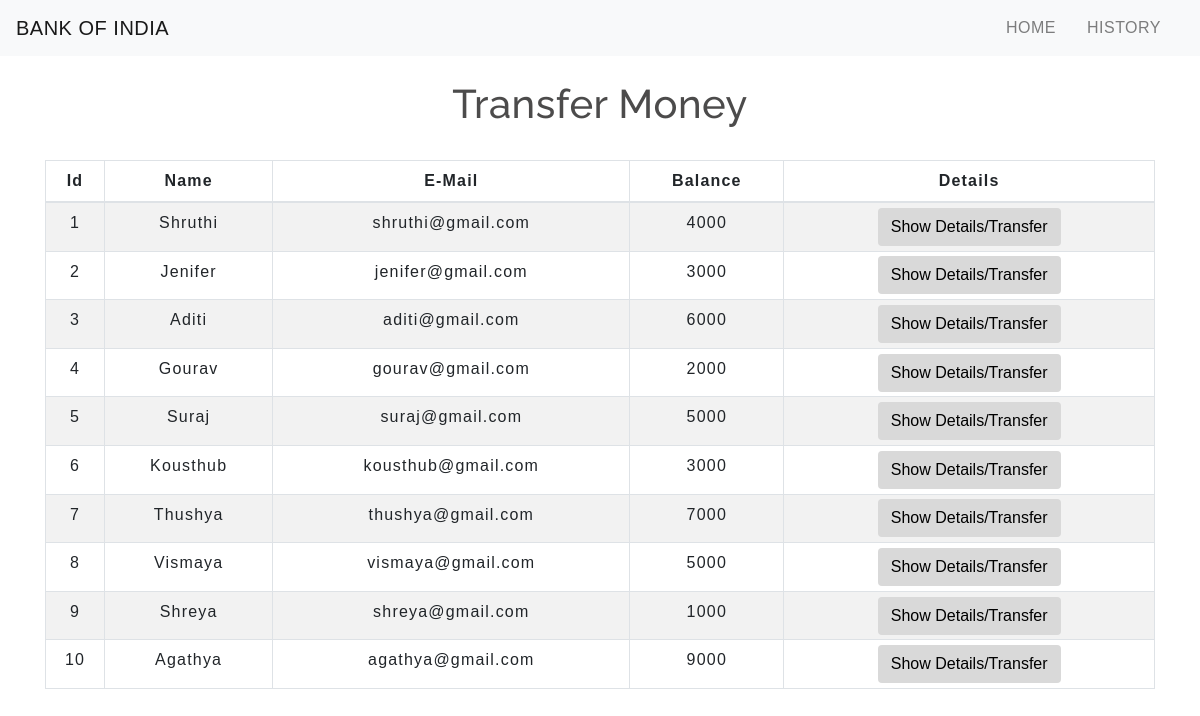
The app's page /transfermoney.php with its own data.
### tables this page shows
CREATE TABLE `users` (
  `id` int(5) NOT NULL,
  `name` text NOT NULL,
  `email` varchar(30) NOT NULL,
  `balance` int(8) NOT NULL
);

### transfermoney.php (the view, shortened to what this page needs)
<!DOCTYPE html>
<html lang="en">
<head>
    <link rel="stylesheet" href="https://maxcdn.bootstrapcdn.com/bootstrap/4.0.0/css/bootstrap.min.css">
    <link rel="stylesheet" type="text/css" href="css/table.css">
    <link rel="stylesheet" type="text/css" href="css/navbar.css">
</head>
<body>
<?php
    include 'config.php';
    $sql = "SELECT * FROM users";
    $result = mysqli_query($conn,$sql);
?>
<?php
  include 'navbar.php';
?>
<div class="container">
        <h2 class="text-center pt-4">Transfer Money</h2>
        <br>
            <div class="row">
                <div class="col">
                    <div class="table-responsive-sm">
                    <table class="table table-hover table-sm table-striped table-condensed table-bordered">
                        <thead>
                            <tr>
                            <th scope="col" class="text-center py-2">Id</th>
                            <th scope="col" class="text-center py-2">Name</th>
                            <th scope="col" class="text-center py-2">E-Mail</th>
                            <th scope="col" class="text-center py-2">Balance</th>
                            <th scope="col" class="text-center py-2">Details</th>
                            </tr>
                        </thead>
                        <tbody>
                <?php
                    while($rows=mysqli_fetch_assoc($result)){
                ?>
                    <tr>
                        <td class="py-2"><?php echo $rows['id'] ?></td>
                        <td class="py-2"><?php echo $rows['name']?></td>
                        <td class="py-2"><?php echo $rows['email']?></td>
                        <td class="py-2"><?php echo $rows['balance']?></td>
                        <td><a href="selecteduserdetail.php?id= <?php echo $rows['id'] ;?>"> <button type="button" class="btn">Show Details/Transfer</button></a></td>
                    </tr>
                <?php
                    }
                ?>
                        </tbody>
                    </table>
                    </div>
                </div>
            </div>
         </div>
</body>
</html>

### navbar.php (shortened to what this page needs)
<nav class="navbar navbar-expand-md navbar-light bg-light">
      <a class="navbar-brand" href="index.php">BANK OF INDIA</a>
      <div class="collapse navbar-collapse" id="collapsibleNavbar">
            <ul class="navbar-nav ml-auto">
              <li class="nav-item">
                <a class="nav-link" href="index.php">HOME</a>
              </li>
              <li class="nav-item">
                <a class="nav-link" href="transactionhistory.php">HISTORY</a>
              </li>
          </div>
       </nav>

### table.css (style rules this page uses)
* { padding: 0; margin: 0; box-sizing: border-box; font-family: sans-serif; }
h2 { font-size: 40px; }
table { letter-spacing: 1.2px; }
td { text-align: center; }
button { border:none; background: #d9d9d9; transition: 1s; }

### navbar.css (style rules this page uses)
.nav-link { margin-right: 15px; color:#2F363F; letter-spacing: 0.5px; transition: 0.5s; }
.navbar-brand { color: #4C4B4B; letter-spacing: 0.5px; }
h2 { color: #4C4B4B; letter-spacing: 0.5px; font-family: raleway; }

### transfermoney.php (style rules this page uses)
button { transition: 1.5s; }

### records on screen
users: id "1", name "Shruthi", email "shruthi@gmail.com", balance "4000"
users: id "2", name "Jenifer", email "jenifer@gmail.com", balance "3000"
users: id "3", name "Aditi", email "aditi@gmail.com", balance "6000"
users: id "4", name "Gourav", email "gourav@gmail.com", balance "2000"
users: id "5", name "Suraj", email "suraj@gmail.com", balance "5000"
users: id "6", name "Kousthub", email "kousthub@gmail.com", balance "3000"
users: id "7", name "Thushya", email "thushya@gmail.com", balance "7000"
users: id "8", name "Vismaya", email "vismaya@gmail.com", balance "5000"
users: id "9", name "Shreya", email "shreya@gmail.com", balance "1000"
users: id "10", name "Agathya", email "agathya@gmail.com", balance "9000"
